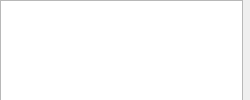
  <widget class="QDockWidget" name="dockWidget_2">
   <property name="minimumSize">
    <size>
     <width>250</width>
     <height>38</height>
    </size>
   </property>
   <attribute name="dockWidgetArea">
    <number>2</number>
   </attribute>
   <widget class="QWidget" name="dockWidgetContents_5">
    <widget class="QPushButton" name="Btn_Save">
     <property name="geometry">
      <rect>
       <x>0</x>
       <y>180</y>
       <width>78</width>
       <height>30</height>
      </rect>
     </property>
     <property name="minimumSize">
      <size>
       <width>0</width>
       <height>30</height>
      </size>
     </property>
     <property name="text">
      <string>保存</string>
     </property>
    </widget>
    <widget class="QTreeView" name="treeView_2">
     <property name="geometry">
      <rect>
       <x>0</x>
       <y>0</y>
       <width>243</width>
       <height>171</height>
      </rect>
     </property>
    </widget>
    <widget class="QWidget" name="widget_7" native="true">
     <property name="geometry">
      <rect>
       <x>-10</x>
       <y>220</y>
       <width>251</width>
       <height>161</height>
      </rect>
     </property>
     <property name="styleSheet">
      <string notr="true">QWidget#widget_7{border:1px solid rgb(118, 118, 118);}</string>
     </property>
     <widget class="QLabel" name="label_22">
      <property name="geometry">
       <rect>
        <x>20</x>
        <y>40</y>
        <width>101</width>
        <height>21</height>
       </rect>
      </property>
      <property name="font">
       <font>
        <pointsize>11</pointsize>
       </font>
      </property>
      <property name="text">
       <string>圆</string>
      </property>
     </widget>
     <widget class="QLabel" name="label_20">
      <property name="geometry">
       <rect>
        <x>40</x>
        <y>70</y>
        <width>41</width>
        <height>25</height>
       </rect>
      </property>
      <property name="font">
       <font>
        <pointsize>10</pointsize>
       </font>
      </property>
      <property name="text">
       <string>圆心：</string>
      </property>
     </widget>
     <widget class="QLabel" name="label_23">
      <property name="geometry">
       <rect>
        <x>10</x>
        <y>10</y>
        <width>131</width>
        <height>31</height>
       </rect>
      </property>
      <property name="font">
       <font>
        <pointsize>11</pointsize>
       </font>
      </property>
      <property name="text">
       <string>类型</string>
      </property>
     </widget>
     <widget class="QLabel" name="label_21">
      <property name="geometry">
       <rect>
        <x>40</x>
        <y>110</y>
        <width>41</width>
        <height>25</height>
       </rect>
      </property>
      <property name="font">
       <font>
        <pointsize>10</pointsize>
       </font>
      </property>
      <property name="text">
       <string>半径：</string>
      </property>
     </widget>
     <widget class="QLineEdit" name="Ldt_CirPoint">
      <property name="geometry">
       <rect>
        <x>90</x>
        <y>70</y>
        <width>113</width>
        <height>25</height>
       </rect>
      </property>
      <property name="font">
       <font>
        <family>PingFang SC</family>
        <pointsize>-1</pointsize>
        <weight>50</weight>
        <italic>false</italic>
        <bold>false</bold>
       </font>
      </property>
      <property name="styleSheet">
       <string notr="true">background: #FFFFFF;
border: 1px solid #5498E8;
box-sizing: border-box;
border-radius: 4px;

font-family: PingFang SC;
font-style: normal;
font-weight: normal;
font-size: 14px;
line-height: 20px;</string>
      </property>
      <property name="text">
       <string/>
      </property>
     </widget>
     <widget class="QLineEdit" name="Ldt_cirPi">
      <property name="geometry">
       <rect>
        <x>90</x>
        <y>110</y>
        <width>113</width>
        <height>25</height>
       </rect>
      </property>
      <property name="font">
       <font>
        <family>PingFang SC</family>
        <pointsize>-1</pointsize>
        <weight>50</weight>
        <italic>false</italic>
        <bold>false</bold>
       </font>
      </property>
      <property name="styleSheet">
       <string notr="true">background: #FFFFFF;
border: 1px solid #5498E8;
box-sizing: border-box;
border-radius: 4px;

font-family: PingFang SC;
font-style: normal;
font-weight: normal;
font-size: 14px;
line-height: 20px;</string>
      </property>
     </widget>
    </widget>
    <widget class="QWidget" name="widget_6" native="true">
     <property name="geometry">
      <rect>
       <x>0</x>
       <y>380</y>
       <width>250</width>
       <height>161</height>
      </rect>
     </property>
     <property name="styleSheet">
      <string notr="true">QWidget#widget_6{border:1px solid rgb(118, 118, 118);}</string>
     </property>
     <widget class="QLabel" name="label_8">
      <property name="geometry">
       <rect>
        <x>40</x>
        <y>80</y>
        <width>41</width>
        <height>25</height>
       </rect>
      </property>
      <property name="font">
       <font>
        <pointsize>10</pointsize>
       </font>
      </property>
      <property name="text">
       <string>角度：</string>
      </property>
     </widget>
     <widget class="QLabel" name="label_19">
      <property name="geometry">
       <rect>
        <x>40</x>
        <y>120</y>
        <width>41</width>
        <height>25</height>
       </rect>
      </property>
      <property name="font">
       <font>
        <pointsize>10</pointsize>
       </font>
      </property>
      <property name="text">
       <string>长度：</string>
      </property>
     </widget>
     <widget class="QLineEdit" name="Ldt_CD">
      <property name="geometry">
       <rect>
        <x>90</x>
        <y>120</y>
        <width>113</width>
        <height>25</height>
       </rect>
      </property>
      <property name="font">
       <font>
        <family>PingFang SC</family>
        <pointsize>-1</pointsize>
        <weight>50</weight>
        <italic>false</italic>
        <bold>false</bold>
       </font>
      </property>
      <property name="styleSheet">
       <string notr="true">background: #FFFFFF;
border: 1px solid #5498E8;
box-sizing: border-box;
border-radius: 4px;

font-family: PingFang SC;
font-style: normal;
font-weight: normal;
font-size: 14px;
line-height: 20px;</string>
      </property>
     </widget>
     <widget class="QLabel" name="label">
      <property name="geometry">
       <rect>
        <x>10</x>
        <y>40</y>
        <width>101</width>
        <height>21</height>
       </rect>
      </property>
      <property name="font">
       <font>
        <pointsize>11</pointsize>
       </font>
      </property>
      <property name="text">
       <string>直线</string>
      </property>
     </widget>
     <widget class="QLabel" name="label_7">
      <property name="geometry">
       <rect>
        <x>10</x>
        <y>10</y>
        <width>131</width>
        <height>31</height>
       </rect>
      </property>
      <property name="font">
       <font>
        <pointsize>11</pointsize>
       </font>
      </property>
      <property name="text">
       <string>类型</string>
      </property>
     </widget>
     <widget class="QLineEdit" name="Ldt_Jdu">
      <property name="geometry">
       <rect>
        <x>90</x>
        <y>80</y>
        <width>113</width>
        <height>25</height>
       </rect>
      </property>
      <property name="font">
       <font>
        <family>PingFang SC</family>
        <pointsize>-1</pointsize>
        <weight>50</weight>
        <italic>false</italic>
        <bold>false</bold>
       </font>
      </property>
      <property name="styleSheet">
       <string notr="true">background: #FFFFFF;
border: 1px solid #5498E8;
box-sizing: border-box;
border-radius: 4px;

font-family: PingFang SC;
font-style: normal;
font-weight: normal;
font-size: 14px;
line-height: 20px;</string>
      </property>
     </widget>
    </widget>
    <widget class="QPushButton" name="Btn_Remove">
     <property name="geometry">
      <rect>
       <x>160</x>
       <y>180</y>
       <width>78</width>
       <height>30</height>
      </rect>
     </property>
     <property name="minimumSize">
      <size>
       <width>0</width>
       <height>30</height>
      </size>
     </property>
     <property name="text">
      <string>删除</string>
     </property>
    </widget>
    <widget class="QPushButton" name="Btn_DeAll_2">
     <property name="geometry">
      <rect>
       <x>80</x>
       <y>180</y>
       <width>78</width>
       <height>30</height>
      </rect>
     </property>
     <property name="minimumSize">
      <size>
       <width>0</width>
       <height>30</height>
      </size>
     </property>
     <property name="text">
      <string>清空</string>
     </property>
    </widget>
   </widget>
  </widget>
